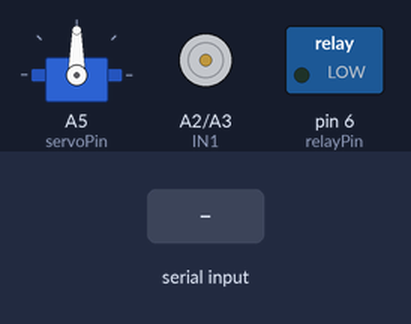
This sketch was run on a simulated Arduino Uno, built with avr-gcc and run on an emulated ATmega328P. On the bench: servo, motor-driver pin pairs drawn as motors (green arrow = first pin HIGH = forward, orange = second pin HIGH = backward, longer = more drive), switched loads named in the sketch (green lamp = pin HIGH). The test bench sets the inputs (shaded band). What the sketch prints to the serial monitor is not drawn.

Above: at 1.2 s.
1.3 s: "a" received over Serial
At 1.7 s:
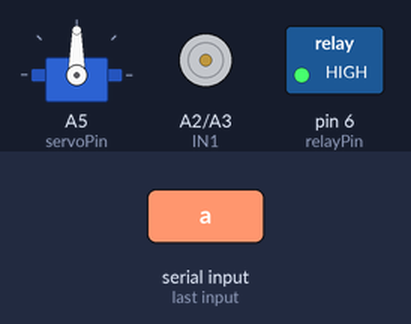
2.9 s: "c" received over Serial
At 4.1 s:
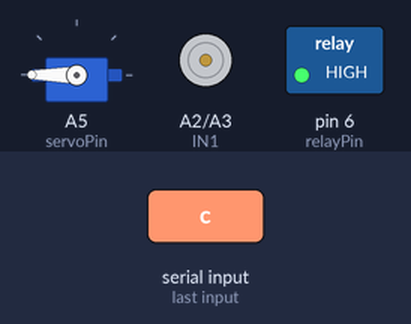
4.5 s: "b" received over Serial
At 5.4 s:
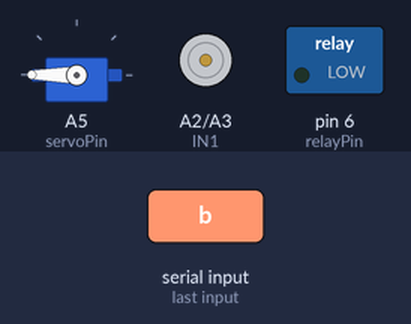
6.2 s: "d" received over Serial
At 6.6 s:
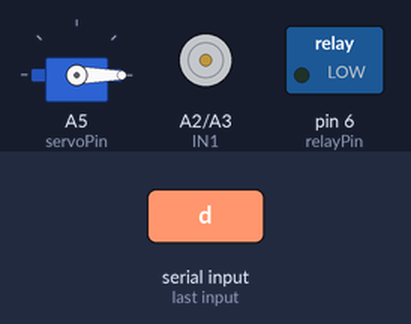
7.8 s: "e" received over Serial
At 9.1 s:
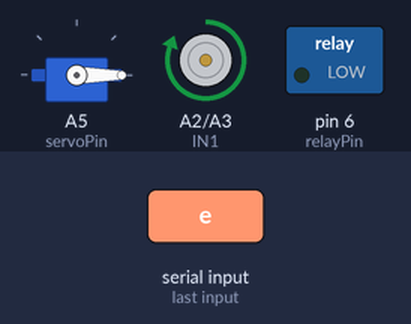
Timing chart, 0 to 10.8 s (numbered marks = the images above; inputs shaded):
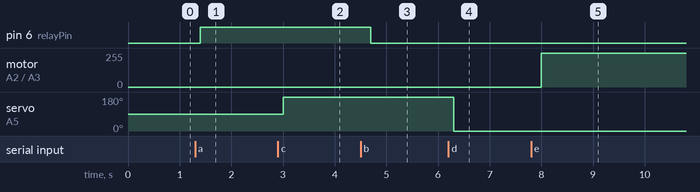

Measured:
- after the input at 1.3 s, pin 6 (relayPin): LOW → HIGH after 0.10 s
- after the input at 2.9 s, servo on A5 (servoPin): 90° → 180° after 0.10 s
- after the input at 4.5 s, pin 6 (relayPin): HIGH → LOW after 0.20 s
- after the input at 6.2 s, servo on A5 (servoPin): 180° → 0° after 0.10 s
- after the input at 7.8 s, motor on A2 (IN1) / A3 (IN2): stopped → forward 255/255 after 0.20 s

The sketch:

Project_35.2_WIFI_smart_home.ino
```cpp
//**********************************************************************************
/*
Keyestudio 2021 starter learning kit
Project 35.2
WIFI smart home
http//www.keyestudio.com
*/
#include <DHT.h>
DHT dht(3, 11);

#include<Servo.h>
Servo myservo;

char wifiData;
int distance1;
String dis_str;

const int dhtPin = 3;
const int relayPin = 6;
const int IN1 = A2;
const int IN2 = A3;
const int trigPin = 11;
const int echoPin = 10;
const int servoPin = A5;

int ip_flag = 1;
int ultra_state = 1;
int temp_state = 1;
int humidity_state = 1;

void setup() {
  Serial.begin(9600);
  pinMode(dhtPin, INPUT);
  pinMode(relayPin, OUTPUT);
  pinMode(servoPin, OUTPUT);
  pinMode(IN1, OUTPUT);
  pinMode(IN2, OUTPUT);
  pinMode(trigPin, OUTPUT);
  pinMode(echoPin, INPUT);

  //turn off the fan
  digitalWrite(IN1, LOW);
  digitalWrite(IN2, LOW);

  digitalWrite(relayPin, LOW); //turn off the relay module

  myservo.attach(A5);

  dht.begin();
}

void loop() {
  if(Serial.available() > 0)
  {
    wifiData = Serial.read();
//    Serial.println(wifiData);

    if(wifiData == '*')
    {
      ip_flag = 0;
    }

    if(ip_flag == 1)
    {
      //String ip_addr = Serial.readStringUntil('#');
      Serial.print(wifiData);
      if(wifiData == '#')
      {
        Serial.println("");
      }
      delay(100);
    }
  }

  switch(wifiData)
    {
      case 'a': digitalWrite(relayPin, HIGH); break;
      case 'b': digitalWrite(relayPin, LOW); break;
      case 'c': myservo.write(180); delay(200); break;
      case 'd': myservo.write(0); delay(200); break;
      case 'e': digitalWrite(IN1, HIGH); digitalWrite(IN2, LOW); break;
      case 'f': digitalWrite(IN1, LOW); digitalWrite(IN2, LOW); break;
      case 'g': while(ultra_state>0)
                  {
                    Serial.print("Distance = ");
                    Serial.print(checkdistance());
                    Serial.println("#");
                    ultra_state = 0;
                  }
                  break;
      case 'h': ultra_state = 1; break;
      case 'i': while(temp_state>0)
                {
                  Serial.print("Temperature = ");
                  Serial.print(dht.readTemperature());
                  Serial.println("#");
                  temp_state = 0;
                }
                break;
      case 'j': temp_state = 1; break;
      case 'k': while(humidity_state > 0)
                {
                  Serial.print("Humidity = ");
                  Serial.print(dht.readHumidity());
                  Serial.println("#");
                  humidity_state = 0;
                }
                break;
      case 'l': humidity_state = 1; break;
    }

}

int checkdistance() {
  digitalWrite(11, LOW);
  delayMicroseconds(2);
  digitalWrite(11, HIGH);
  delayMicroseconds(10);
  digitalWrite(11, LOW);
  int distance = pulseIn(10, HIGH) / 58;

  delay(10);
  return distance;
}
//**********************************************************************************
```
